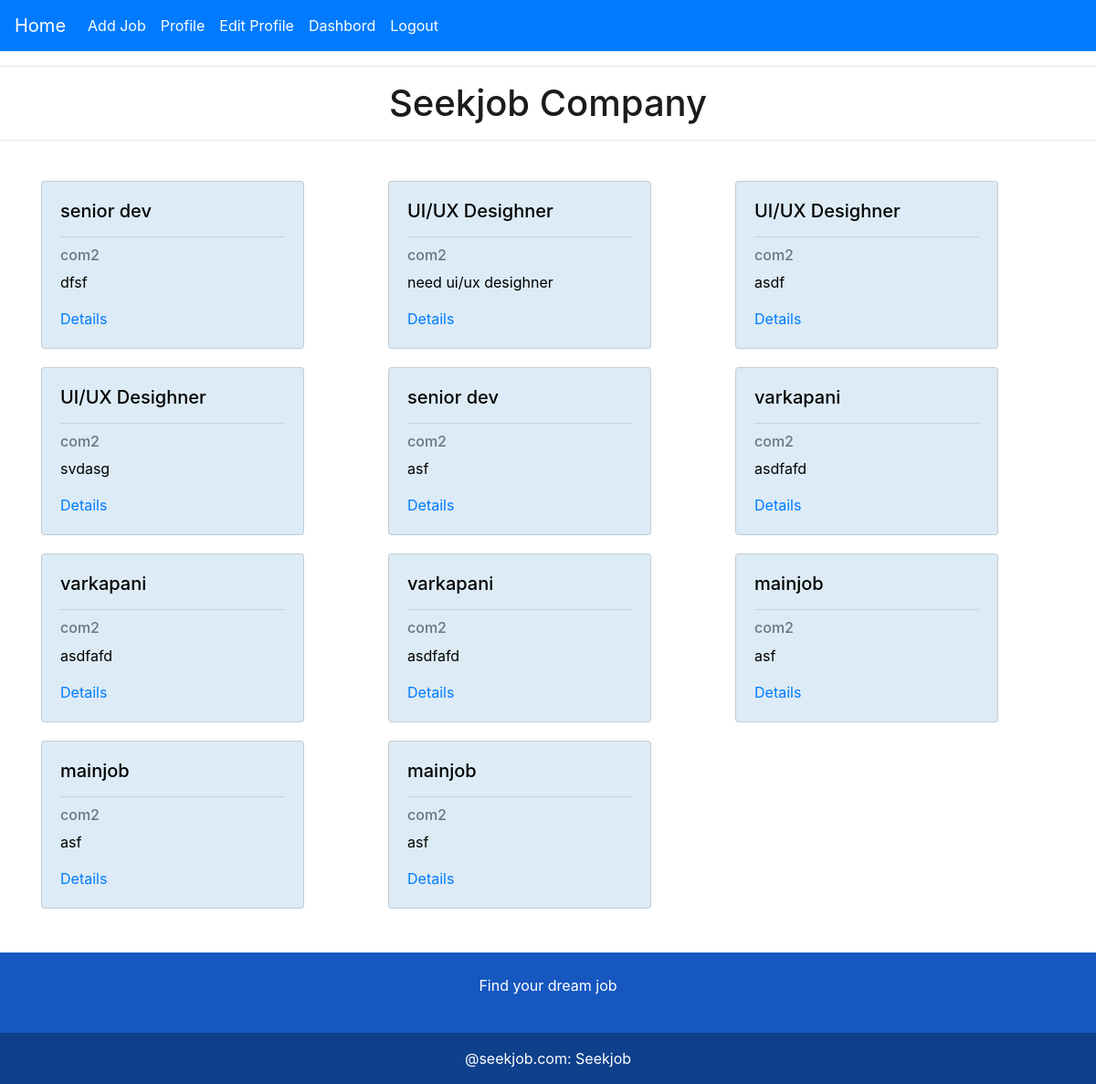
/company_home/ (signed in), run on the app's committed database.
### main_app/models.py (models this page shows, shortened)
class Add_job(models.Model):
    job = models.CharField(max_length=30,null=True)
    details = models.TextField(null=True)
    salary = models.CharField(max_length=20,null=True)
    location = models.CharField(max_length=20,null=True)
    description =models.TextField(null=True)
    skill = models.CharField(max_length=39,null=True)
    education = models.CharField(max_length=20,null=True)
    company = models.ForeignKey(CustomUser,on_delete=models.CASCADE,null=True)
    is_active = models.BooleanField(default=True,null=True)

class CustomUser(AbstractBaseUser,PermissionsMixin):
    username=models.CharField(max_length=100,unique=True)
    email=models.EmailField(blank=True,null=True)
    is_active=models.BooleanField(default=True,verbose_name='active')
    is_staff=models.BooleanField(default=False)
    role=models.IntegerField(choices=ROLE_CHOICE,null=True)
    created_at=models.DateTimeField(auto_now_add=True)
    updated_at=models.DateTimeField(auto_now=True)
    is_approved = models.BooleanField(default=False)
    USERNAME_FIELD='username'
    REQUIRED_FIELDS=[]
    objects=CustomUserManager()
    def __str__(self):
        return self.username

### main_app/views.py (the view)
# urls.py: path('company_home/',views.company_home,name='company_home'),
def company_home(request):
    main = Add_job.objects.filter(company=request.user)
    context = {'main':main}
    return render(request,'company_home.html',context)

### main_app/templates/company_home.html
{% extends 'com_base.html' %}
{% block content %}
    <hr>
<h1 style="text-align: center; color: rgb(26, 27, 30);">Seekjob Company </h1>
<hr>
<div class="container mx-auto mt-4">
  <div class="row">
    {% for i in main %}
      {% if i.is_active %}
        <div class="col-md-4" style="margin-top: 20px;">
          <div class="card" style="width: 18rem;  color: black; background-color: rgba(196, 221, 239, 0.589)">
            <div class="card-body">
              <h5 class="card-title">{{ i.job }}</h5>
              <hr>
              <h6 class="card-subtitle mb-2 text-muted">{{ i.company }}</h6>
              <p class="card-text">{{ i.details }}</p>
              <a href="{% url 'company_det' i.id %}" class="card-link">Details</a>
            </div>
          </div>
        </div>
      {% endif %}
    {% endfor %}
  </div>
</div>
{% endblock content %}

### data on the page
Add_job: job "senior dev", company "com2", details "dfsf"
Add_job: job "UI/UX Desighner", company "com2", details "need ui/ux desighner"
Add_job: job "UI/UX Desighner", company "com2", details "asdf"
Add_job: job "UI/UX Desighner", company "com2", details "svdasg"
Add_job: job "senior dev", company "com2", details "asf"
Add_job: job "varkapani", company "com2", details "asdfafd"
Add_job: job "varkapani", company "com2", details "asdfafd"
Add_job: job "varkapani", company "com2", details "asdfafd"
Add_job: job "mainjob", company "com2", details "asf"
Add_job: job "mainjob", company "com2", details "asf"
Add_job: job "mainjob", company "com2", details "asf"
